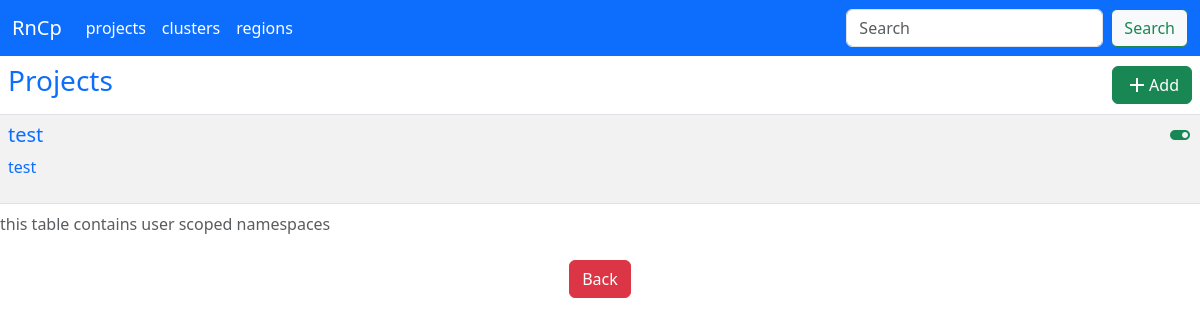
The page /ci/projects on the database its author committed.
### models/rcnp/Project.py (models this page shows, shortened)
class Project(BaseModel):
    __tablename__ = 'project'  # Name of the database table
    id = Column(Integer, primary_key=True, autoincrement=True)
    name = Column(String(255), nullable=False, unique=True)
    description = Column(String(1000))
    active = Column(Boolean, nullable=False, default=True)
    api_key = Column(String(36), nullable=False,
                     default=lambda: str(uuid.uuid4()))
    apps = relationship('App', back_populates='project')
    quotas = relationship('Quota', back_populates='project')
    activities = relationship('Activity', back_populates='project')

### routes/ci/__init__.py (the view)
@ci_api.route('/projects')
def projects():
    return render_template('projects.html', projects=Project.all())

### models/Base.py (called while the page is built)
    def __get__(self, _, owner_cls):
        return self.fget(owner_cls)

    @classmethod
    def all(cls):
        return cls.session.query(cls).all()

    @class_property
    def session(cls):
        return gen_session()

### utils/db.py (called while the page is built, shortened)
def gen_session(url=get_env_variable("datasource.url", "sqlite:///pi-gate.db")) -> scoped_session:
    return engines[url]

### templates/projects.html (shortened to what this page needs)
{% extends "base.html" %} {% block title %}Projects{% endblock title %} {% block
body %}
<table class="table table-striped table-hover">
  <caption>
    this table contains user scoped namespaces
  </caption>
  <thead>
    <tr>
      <th scope="col">
        <div class="d-flex align-items-center justify-content-between">
          <h3 class="text-primary">Projects</h3>
          <a
            href="{{ url_for('root.ci.create_project') }}"
            class="btn d-flex btn-success align-items-center justify-content-around"
            ><span class="material-icons"> add </span> Add</a
          >
        </div>
      </th>
    </tr>
  </thead>
  <tbody>
    {% for project in projects %}
    <tr>
      <td>
        <a
          class="d-flex justify-content-between text-decoration-none"
          href="{{ url_for('root.ci.project_detail', project_id=project['id']) }}"
        >
          <div>
            <h5>{{project.name}}</h5>
            <p>{{project.description}}</p>
          </div>
          {% if project.active %}
          <span class="material-icons text-success"> toggle_on </span>{% endif
          %}
        </a>
      </td>
    </tr>
    {% endfor %}
  </tbody>
</table>
<div class="d-flex justify-content-center">
  <a href="{{ url_for('root.ci.index') }}" class="btn btn-danger text-white">
    Back
  </a>
</div>
{% endblock body %}

### rows shown on the page
Project: name "test", description "test", active True (drawn)

### other values the page prints
{{ nav }} "projects" "clusters" "regions"
